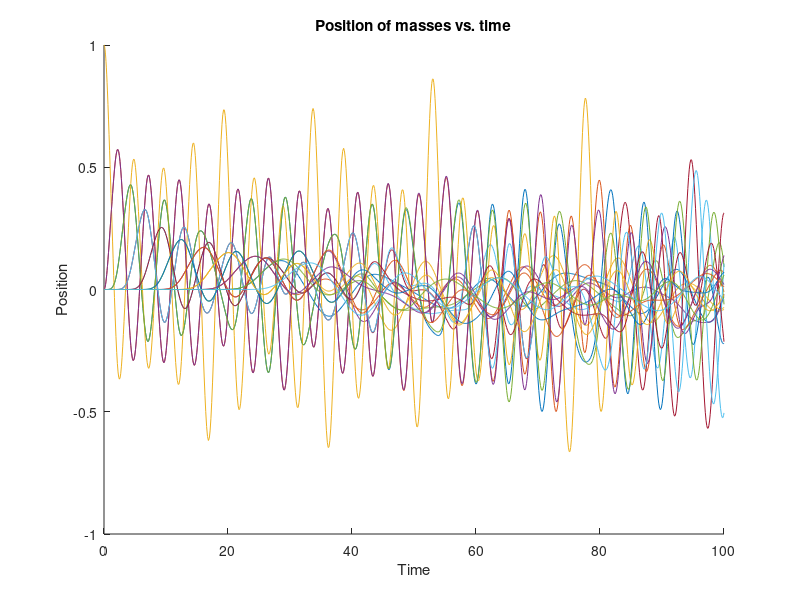

The MATLAB source for this figure:
function piano_n_massesA440
%% satisfying paranoia
clf
hold on

%% set the number of masses
n = 20; 
%% parameters and initial values and making a vector and things

% parameters
f = 0.75;     % Arbitrary constant that seems to yield the correct frequency*2
k = 10*f;         % spring constant (currently totally arbitrary)
x = 5.5;          % x distance between masses, spring rest length
m = 1;          % mass of masses, totally arbitrary

State = zeros(1,2*n);

% that vector of positions and velocities (all positions, then all
% velocities, so for n = 3, State = [p1;p2;p3;v1;v2;v3]% this makes the middle mass be at .5
if mod(n,2) == 0
    State(n/2) = 1;
else
    State(n/2 + .5) = 1;
end


%% a vector for the for loop

am_vector = zeros(n,1);
vm_vector = zeros(n,1);

%% an ode function

[T, Y] = ode45(@motion, [0,100], State);

%% the actual most important motion function

    function res = motion(~, Info)
        m1 = Info(1);

        fs1 = (-k * (sqrt(x^2 + m1^2) - x)*sign(m1));
        fs2 = spring_force(Info(1), Info(2));
        
        fm1 = fs1 - fs2;
        
        am_vector(1) = fm1 / m;
        
        for i = 2:n-1
            fsi = spring_force(Info(i - 1), Info(i));
            fsi_1 = spring_force(Info(i), Info(i + 1));
            
            force = fsi - fsi_1;
            
            accel = force / m;
                 
            am_vector(i) = accel;
        end
        
        m_last = Info(n);
        
        fs_last = (-k * (sqrt(x^2 + m_last^2) - x)*sign(-m_last));
        fs_nearly_last = spring_force(Info(n-1), Info(n));
        
        fm_last = fs_nearly_last - fs_last;
        
        am_vector(n) = fm_last / m;

        vm_vector = Info(n+1:end);
        
        res = [vm_vector; am_vector];
    end

    function res = spring_force(m_n, m_n1)
        res = (-k * (sqrt(x^2 + (m_n1 - m_n)^2) - x) * sign(m_n1 - m_n));
    end

%% tell it how to plot
for j = 1:n;
    plot(T, Y(:,j));
end
ylabel('Position');
xlabel('Time');
title('Position of masses vs. time');


end

